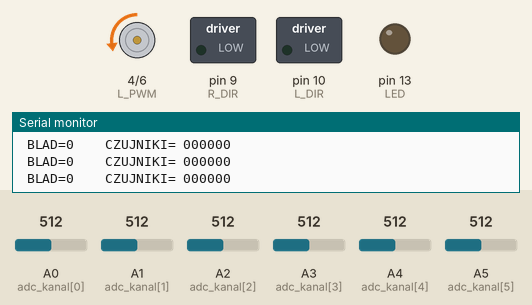
Recording of a sketch running on a simulated Arduino Uno, built with avr-gcc and run on an emulated ATmega328P. On the bench: motor-driver pin pairs drawn as motors (green arrow = first pin HIGH = forward, orange = second pin HIGH = backward, longer = more drive), switched loads named in the sketch (green lamp = pin HIGH), output pins drawn as LEDs (lit = HIGH), the last lines printed to the serial monitor. The test bench sets the inputs (shaded band); at power-on: A0 (adc_kanal[0]) = 512, A1 (adc_kanal[1]) = 512, A2 (adc_kanal[2]) = 512, A3 (adc_kanal[3]) = 512, A4 (adc_kanal[4]) = 512, A5 (adc_kanal[5]) = 512.

Above: at 1.2 s.
1.3 s: A0 (adc_kanal[0]) set to 791
2.8 s: A0 (adc_kanal[0]) set to 817
At 3.8 s:
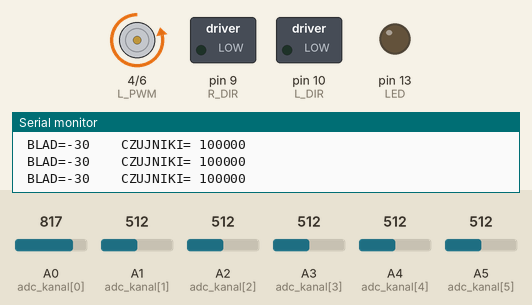
4.5 s: A1 (adc_kanal[1]) set to 782
6.0 s: A1 (adc_kanal[1]) set to 812
At 6.7 s:
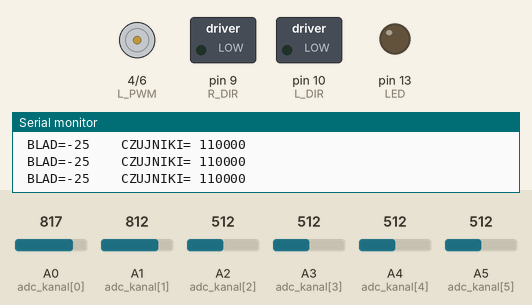
7.5 s: A2 (adc_kanal[2]) set to 788
9.0 s: A2 (adc_kanal[2]) set to 808
At 9.6 s:
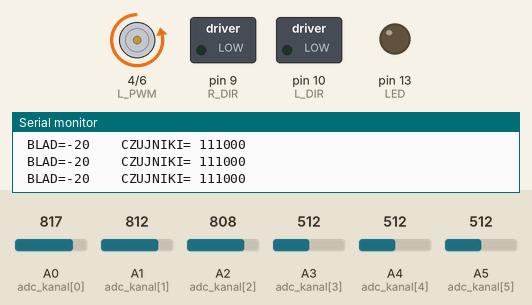
Timing chart, 0 to 11.5 s (numbered marks = the images above; inputs shaded):
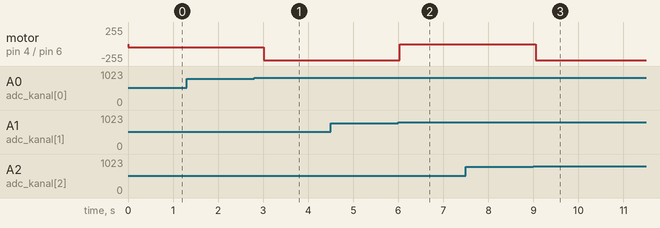

The sketch:

Linefollower.ino
```cpp
#define L_PWM 4
#define L_DIR 10
#define R_PWM 6
#define R_DIR 9
#define PWM_MAX 165

#define R_LINE_SENSOR A0
#define L_LINE_SENSOR A1
#define BUZZER 10
#define LED 13

const int pwm=50;

int blad = 0;
int blad_poprzedni = 0;
int wzmocnienie_kp = 2;
int liczba_czuj_na_linii = 0;
int granica = 800;
int czujniki_waga[6] = { -30, -20, -10, 10, 20, 30};
int czujniki_adc[6];
int czujniki_bin[6];
const int adc_kanal[] = {A0, A1, A2, A3, A4, A5};

void algorytm()
{
  //zerowanie zmiennych!!!
  blad = 0;
  liczba_czuj_na_linii = 0;
  //odczytaj wartości z czujników i zapisz do tablicy czujniki_adc[] oraz zapełnianie tablicy czujniki)bin[]
  for (int i = 0; i <= 5; i++)
  {
    czujniki_adc[i] = analogRead(adc_kanal[i]);
    if (czujniki_adc[i] < 800) czujniki_bin[i] = 0; else czujniki_bin[i] = 1;
  }

  //obliczamy uchyb aktualny (błąd)
  for (int i = 0; i <= 5; i++)
  {
    if (czujniki_bin[i] == 1)
    {
      blad = blad + czujniki_waga[i];
      liczba_czuj_na_linii++;
    }
  }
//czy robot jest na linii?
if(liczba_czuj_na_linii > 0) blad = blad / liczba_czuj_na_linii;
  else  blad = blad_poprzedni;


  //wypisujemy wartości cyfrowe (binarne) na ekran
  Serial.print("\n\r BLAD=");
  Serial.print(blad);

  Serial.print("    CZUJNIKI= ");
  for(int i=0;i<=5;i++) Serial.print(czujniki_bin[i]);

//wysterowanie silnikow
blad = blad * wzmocnienie_kp;
analogWrite(L_PWM,pwm-blad);
analogWrite(R_PWM,pwm+blad);
//zapamietaj blad poprzedni na wypadek wypadniecia
blad_poprzedni = blad;
  delay(250);
}// -------   KONIEC ALGORYTMU LF ------

void setup() {
  //Konfiguracja pinow od mostka H
  pinMode(L_DIR, OUTPUT);
  pinMode(R_DIR, OUTPUT);
  pinMode(L_PWM, OUTPUT);
  pinMode(R_PWM, OUTPUT);
//zmien jesli silniki kreci sie w zla strone
pinMode(L_DIR,HIGH);
pinMode(R_DIR,HIGH);

  //Konfiguracja pozostalych elementow
  pinMode(BUZZER, OUTPUT);
  digitalWrite(BUZZER, 0); //Wylaczenie buzzera
  pinMode(LED, OUTPUT);
  digitalWrite(LED, 0); //Wylaczenie diody

  Serial.begin(9600);
}

void loop() {
  algorytm();

}

void leftMotor(int V) {
  if (V > 0) { //Jesli predkosc jest wieksza od 0 (dodatnia)
    V = map(V, 0, 100, 0, PWM_MAX);
    digitalWrite(L_DIR, 0); //Kierunek: do przodu
    analogWrite(L_PWM, V); //Ustawienie predkosci
  } else {
    V = abs(V); //Funkcja abs() zwroci wartosc V  bez znaku
    V = map(V, 0, 100, 0, PWM_MAX);
    digitalWrite(L_DIR, 1); //Kierunek: do tyłu
    analogWrite(L_PWM, V); //Ustawienie predkosci
  }
}

void rightMotor(int V) {
  if (V > 0) { //Jesli predkosc jest wieksza od 0 (dodatnia)
    V = map(V, 0, 100, 0, PWM_MAX);
    digitalWrite(R_DIR, 0); //Kierunek: do przodu
    analogWrite(R_PWM, V); //Ustawienie predkosci
  } else {
    V = abs(V); //Funkcja abs() zwroci wartosc V  bez znaku
    V = map(V, 0, 100, 0, PWM_MAX);
    digitalWrite(R_DIR, 1); //Kierunek: do tyłu
    analogWrite(R_PWM, V); //Ustawienie predkosci
  }
}

void stopMotors() {
  analogWrite(L_PWM, 0); //Wylaczenie silnika lewego
  analogWrite(R_PWM, 0); //Wylaczenie silnika prawego
}
```

Measured:
- the behaviour switches between 799 and 800 on A0 (adc_kanal[0]) (found by bisection; images 0 and 1)
- the behaviour switches between 799 and 800 on A1 (adc_kanal[1]) (found by bisection; images 1 and 2)
- the behaviour switches between 799 and 800 on A2 (adc_kanal[2]) (found by bisection; images 2 and 3)
- after the input at 2.8 s, motor on pin 4 (L_PWM) / pin 6 (R_PWM): backward 50/255 → backward 246/255 after 0.22 s
- after the input at 6.0 s, motor on pin 4 (L_PWM) / pin 6 (R_PWM): backward 246/255 → stopped at once
- after the input at 9.0 s, motor on pin 4 (L_PWM) / pin 6 (R_PWM): stopped → backward 246/255 after 0.05 s
